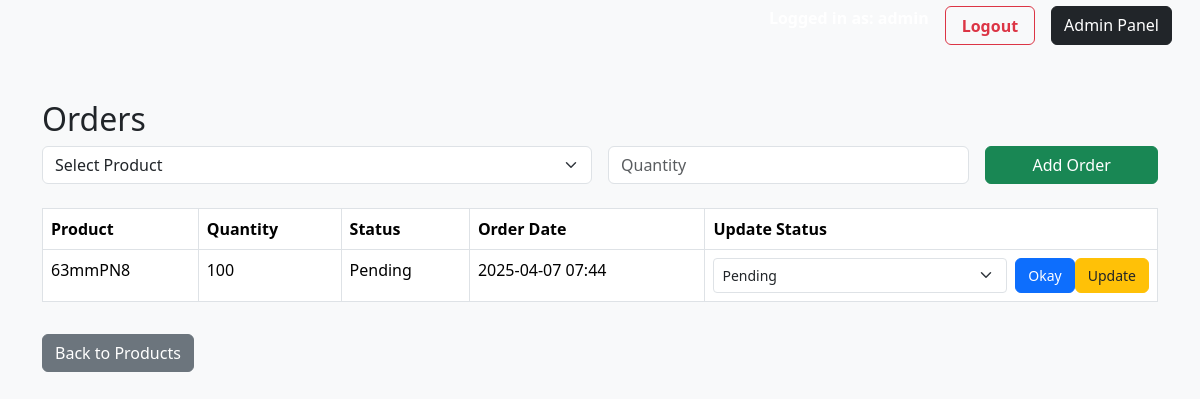
/orders (signed in), run on an earlier commit of the app's database.
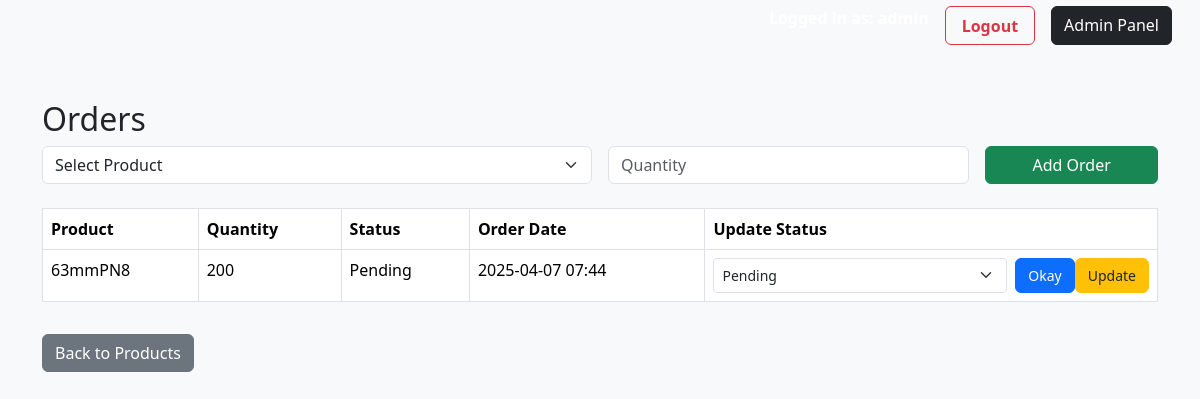
And on a later commit of the database.
### app.py (models this page shows)
class Order(db.Model):
    id = db.Column(db.Integer, primary_key=True)
    product_id = db.Column(db.Integer, db.ForeignKey('product.id'), nullable=False)
    quantity = db.Column(db.Integer, nullable=False)
    status = db.Column(db.String(50), default="Pending")  # Options: Pending, In Progress, Completed
    order_date = db.Column(db.DateTime, default=db.func.current_timestamp())
    product = db.relationship('Product', backref='orders')

class Product(db.Model):
    id = db.Column(db.Integer, primary_key=True)
    name = db.Column(db.String(255), nullable=False)
    specification = db.Column(db.Text, nullable=True)

### app.py (the view)
@app.route('/orders')
@login_required
def orders():
    all_orders = Order.query.order_by(Order.order_date.desc()).all()
    products = Product.query.all()
    return render_template('orders.html', orders=all_orders, products=products)

### app.py (called while the page is built)
@login_manager.user_loader
def load_user(user_id):
    return User.query.get(int(user_id))

### templates/orders.html (shortened to what this page needs)
{% extends 'base.html' %}
{% block body %}
<div class="container mt-5">
    <h2>Orders</h2>
    <form method="POST" action="{{ url_for('add_order') }}" class="row g-3 mb-4">
        <div class="col-md-6">
            <select class="form-select" name="product_id" required>
                <option value="" disabled selected>Select Product</option>
            </select>
        </div>
        <div class="col-md-4">
            <input type="number" class="form-control" name="quantity" placeholder="Quantity" required>
        </div>
        <div class="col-md-2">
            <button type="submit" class="btn btn-success w-100">Add Order</button>
        </div>
    </form>
    <table class="table table-bordered">
        <thead>
            <tr>
                <th>Product</th>
                <th>Quantity</th>
                <th>Status</th>
                <th>Order Date</th>
                <th>Update Status</th>
            </tr>
        </thead>
        <tbody>
            {% for order in orders %}
                <tr>
                    <td>{{ order.product.name }}</td>
                    <td>{{ order.quantity }}</td>
                    <td>{{ order.status }}</td>
                    <td>{{ order.order_date.strftime('%Y-%m-%d %H:%M') }}</td>
                    <td>
                        <form method="POST" action="{{ url_for('update_order_status', order_id=order.id) }}" class="d-flex">
                            <select name="status" class="form-select form-select-sm me-2">
                                {% for s in ['Pending', 'In Progress', 'Completed'] %}
                                    <option value="{{ s }}" {% if s == order.status %}selected{% endif %}>{{ s }}</option>
                                {% endfor %}
                            </select>
                            <button type="submit" class="btn btn-sm btn-primary">Okay</button>
                            <a href="{{ url_for('update_order', order_id=order.id) }}" class="btn btn-sm btn-warning">Update</a>
                        </form>
                    </td>
                </tr>
            {% endfor %}
        </tbody>
    </table>
    <a href="{{ url_for('index') }}" class="btn btn-secondary mt-3">Back to Products</a>
</div>
{% endblock %}

What changed in the data, as far as the page shows it:
changed Order "Pending": quantity "100" → "200"
